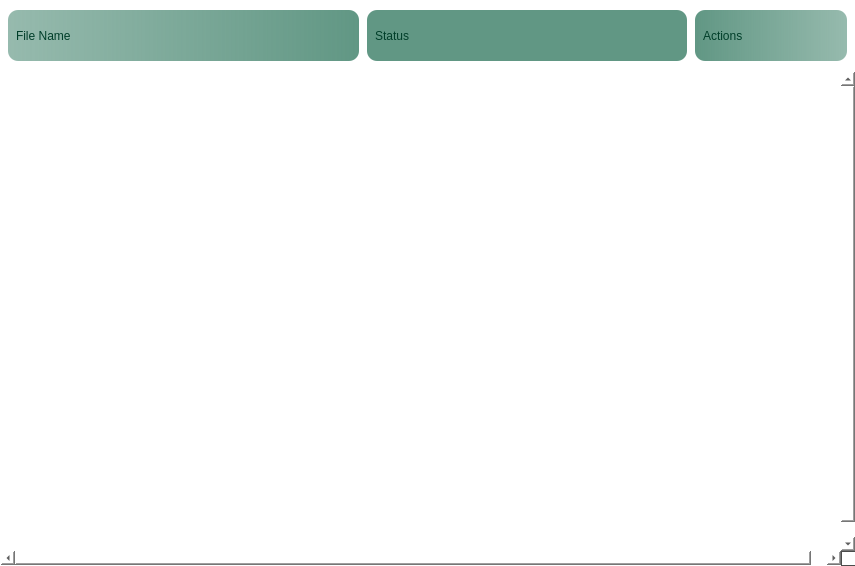
         <widget class="QWidget" name="threatsPage">
          <property name="sizePolicy">
           <sizepolicy hsizetype="Preferred" vsizetype="Preferred">
            <horstretch>0</horstretch>
            <verstretch>0</verstretch>
           </sizepolicy>
          </property>
          <property name="minimumSize">
           <size>
            <width>855</width>
            <height>0</height>
           </size>
          </property>
          <property name="maximumSize">
           <size>
            <width>855</width>
            <height>16777215</height>
           </size>
          </property>
          <property name="styleSheet">
           <string notr="true">background: none;
background-color: transparent;</string>
          </property>
          <layout class="QGridLayout" name="gridLayout_3">
           <property name="leftMargin">
            <number>0</number>
           </property>
           <property name="topMargin">
            <number>9</number>
           </property>
           <property name="rightMargin">
            <number>0</number>
           </property>
           <property name="bottomMargin">
            <number>0</number>
           </property>
           <property name="horizontalSpacing">
            <number>0</number>
           </property>
           <property name="verticalSpacing">
            <number>9</number>
           </property>
           <item row="0" column="0">
            <widget class="QWidget" name="resultsTitles" native="true">
             <property name="minimumSize">
              <size>
               <width>856</width>
               <height>53</height>
              </size>
             </property>
             <property name="maximumSize">
              <size>
               <width>856</width>
               <height>53</height>
              </size>
             </property>
             <property name="styleSheet">
              <string notr="true">background: none;
background-color: transparent;</string>
             </property>
             <layout class="QHBoxLayout" name="titles">
              <property name="spacing">
               <number>0</number>
              </property>
              <property name="leftMargin">
               <number>0</number>
              </property>
              <property name="topMargin">
               <number>0</number>
              </property>
              <property name="rightMargin">
               <number>0</number>
              </property>
              <property name="bottomMargin">
               <number>0</number>
              </property>
              <item>
               <widget class="QLabel" name="fileNameLabel">
                <property name="minimumSize">
                 <size>
                  <width>351</width>
                  <height>51</height>
                 </size>
                </property>
                <property name="maximumSize">
                 <size>
                  <width>351</width>
                  <height>51</height>
                 </size>
                </property>
                <property name="styleSheet">
                 <string notr="true">font: 12pt &quot;Alata&quot;;
padding: 2px 5px;
margin: 0;
color: rgb(0, 62, 41);
background: none;
background-color:qlineargradient(spread:pad, x1:0, y1:0, x2:1, y2:0, stop:0 rgba(97, 151, 132, 169), stop:1 rgba(97, 151, 132, 255));
border-top-left-radius: 10px;
border-top-right-radius: 10px;
border-bottom-right-radius: 10px;
border-bottom-left-radius: 10px</string>
                </property>
                <property name="text">
                 <string>File Name</string>
                </property>
               </widget>
              </item>
              <item>
               <widget class="QLabel" name="StatusLabel">
                <property name="minimumSize">
                 <size>
                  <width>320</width>
                  <height>0</height>
                 </size>
                </property>
                <property name="maximumSize">
                 <size>
                  <width>320</width>
                  <height>51</height>
                 </size>
                </property>
                <property name="styleSheet">
                 <string notr="true">font: 12pt &quot;Alata&quot;;
padding: 2px 5px;
margin: 0;
color: rgb(0, 62, 41);
background: none;
background-color:rgb(97, 151, 132);
border-top-left-radius: 10px;
border-top-right-radius: 10px;
border-bottom-right-radius: 10px;
border-bottom-left-radius: 10px</string>
                </property>
                <property name="text">
                 <string>Status</string>
                </property>
               </widget>
              </item>
              <item>
               <widget class="QLabel" name="sizeLabel">
                <property name="minimumSize">
                 <size>
                  <width>152</width>
                  <height>51</height>
                 </size>
                </property>
                <property name="maximumSize">
                 <size>
                  <width>152</width>
                  <height>51</height>
                 </size>
                </property>
                <property name="styleSheet">
                 <string notr="true">font: 12pt &quot;Alata&quot;;
padding: 2px 5px;
margin: 0;
color: rgb(0, 62, 41);
background: none;
background-color:qlineargradient(spread:pad, x1:1, y1:0, x2:0, y2:0, stop:0 rgba(97, 151, 132, 169), stop:1 rgba(97, 151, 132, 255));
border-top-left-radius: 10px;
border-top-right-radius: 10px;
border-bottom-right-radius: 10px;
border-bottom-left-radius: 10px</string>
                </property>
                <property name="text">
                 <string>Actions</string>
                </property>
               </widget>
              </item>
             </layout>
            </widget>
           </item>
           <item row="1" column="0" alignment="Qt::AlignTop">
            <widget class="QScrollArea" name="scrollArea">
             <property name="enabled">
              <bool>true</bool>
             </property>
             <property name="sizePolicy">
              <sizepolicy hsizetype="Fixed" vsizetype="Fixed">
               <horstretch>0</horstretch>
               <verstretch>0</verstretch>
              </sizepolicy>
             </property>
             <property name="minimumSize">
              <size>
               <width>856</width>
               <height>495</height>
              </size>
             </property>
             <property name="maximumSize">
              <size>
               <width>856</width>
               <height>16777215</height>
              </size>
             </property>
             <property name="contextMenuPolicy">
              <enum>Qt::NoContextMenu</enum>
             </property>
             <property name="layoutDirection">
              <enum>Qt::LeftToRight</enum>
             </property>
             <property name="styleSheet">
              <string notr="true">QScrollBar:vertical {
            border: 0px solid #999999;
            background:white;
            width:10px;    
            margin: 0px 0px 0px 0px;
        }
        QScrollBar::handle:vertical {         
       
            min-height: 0px;
          	border: 0px solid red;
			border-radius: 4px;
			background-color:qlineargradient(spread:pad, x1:1, y1:0, x2:0, y2:0, stop:0 rgba(97, 151, 132, 169), stop:1 rgba(97, 151, 132, 255));
        }
        QScrollBar::add-line:vertical {       
            height: 0px;
            subcontrol-position: bottom;
            subcontrol-origin: margin;
        }
        QScrollBar::sub-line:vertical {
            height: 0 px;
            subcontrol-position: top;
            subcontrol-origin: margin;
        }
</string>
             </property>
             <property name="frameShadow">
              <enum>QFrame::Plain</enum>
             </property>
             <property name="verticalScrollBarPolicy">
              <enum>Qt::ScrollBarAsNeeded</enum>
             </property>
             <property name="sizeAdjustPolicy">
              <enum>QAbstractScrollArea::AdjustToContents</enum>
             </property>
             <property name="widgetResizable">
              <bool>false</bool>
             </property>
             <property name="alignment">
              <set>Qt::AlignHCenter|Qt::AlignTop</set>
             </property>
             <widget class="QWidget" name="filesResults">
              <property name="geometry">
               <rect>
                <x>0</x>
                <y>0</y>
                <width>856</width>
                <height>495</height>
               </rect>
              </property>
              <property name="maximumSize">
               <size>
                <width>865</width>
                <height>16777215</height>
               </size>
              </property>
              <property name="styleSheet">
               <string notr="true">background: none;
background-color: transparent;</string>
              </property>
             </widget>
            </widget>
           </item>
          </layout>
         </widget>
